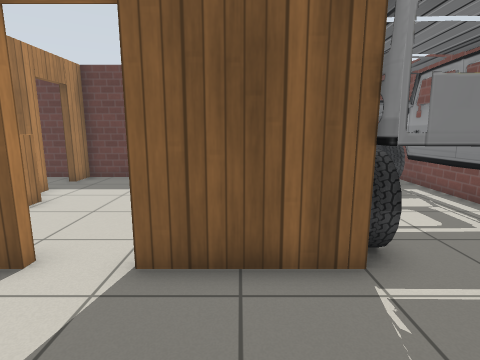
view 1 (above)

17 first-person views from a walk through a Gazebo world. The camera is 1.1 m above the floor, tilts 10° down and sees 80° across. The floor is counted in squares, 0.5 m on a side. Each view is taken from the middle of a square. On the plan, view 1 faces up. The plan holds only what a view shows up to about 17 squares ahead; the rest is blank. Gazebo's built-in surfaces are drawn with simple patterns. Simple shapes stand in for some stock models.

view 2
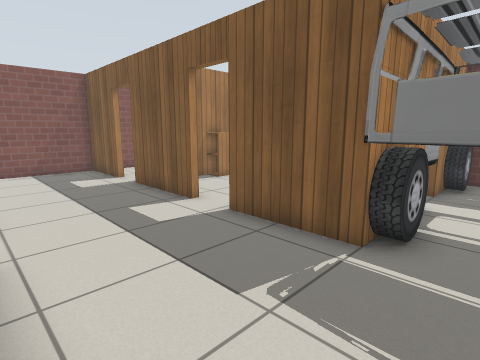

view 3
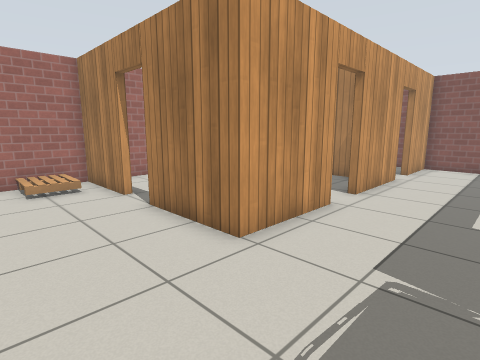

view 4
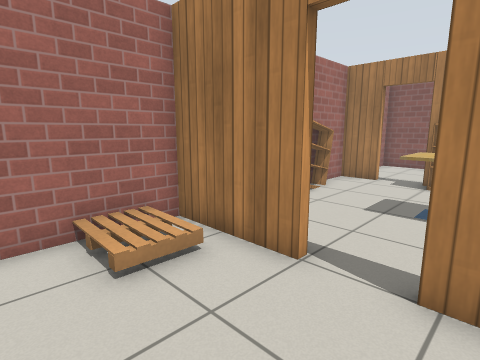

view 5
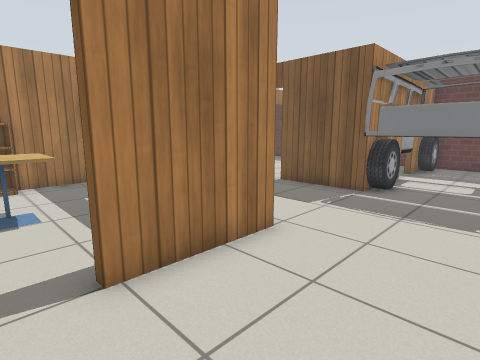

view 6
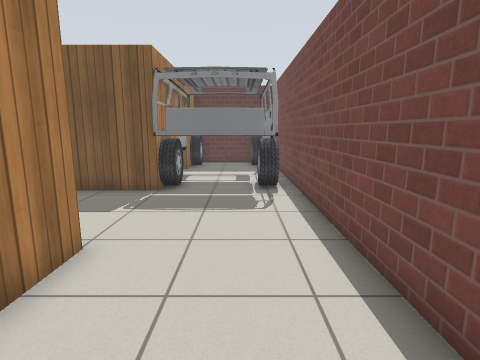

view 7
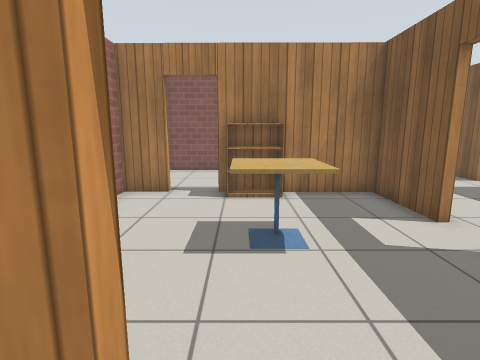

view 8
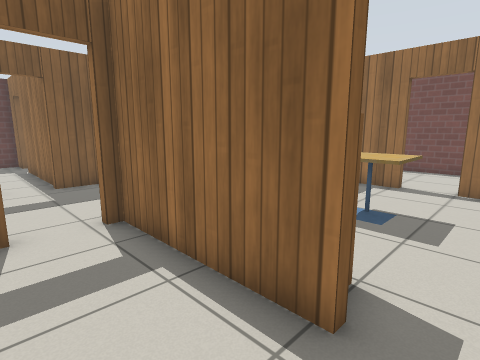

view 9
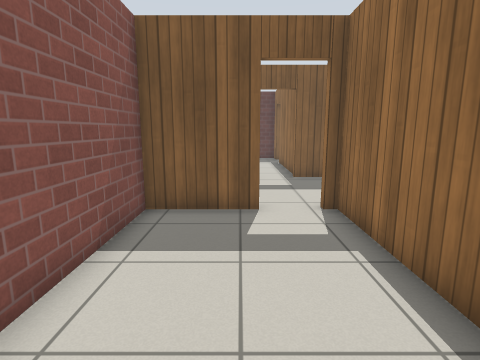

view 10
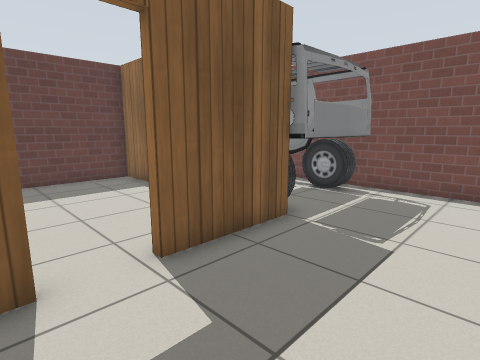

view 11
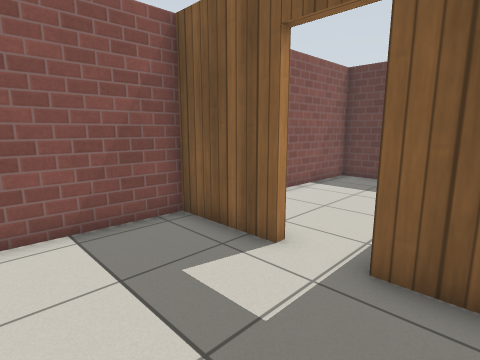

view 12
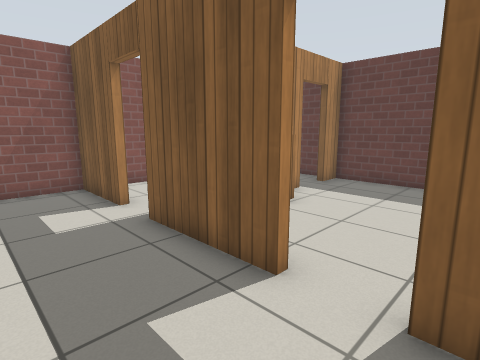

view 13
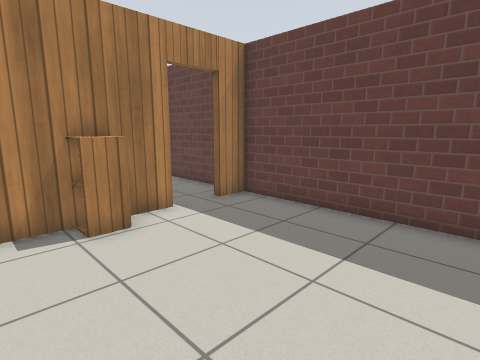

view 14
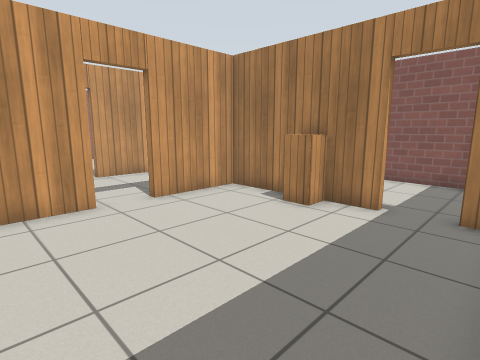

view 15
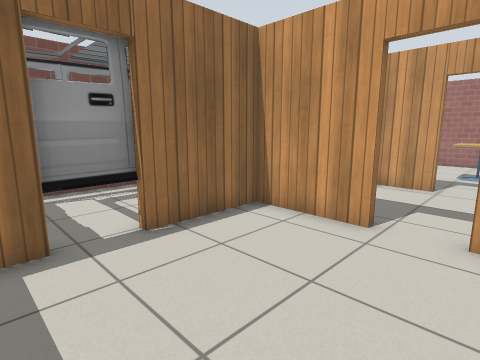

view 16
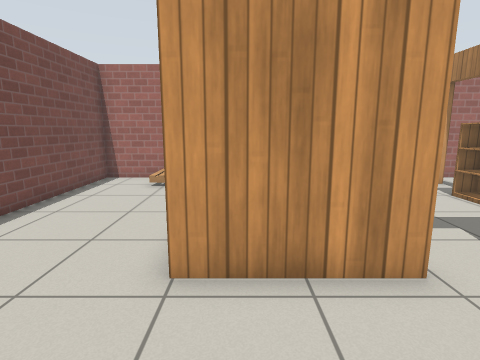

view 17
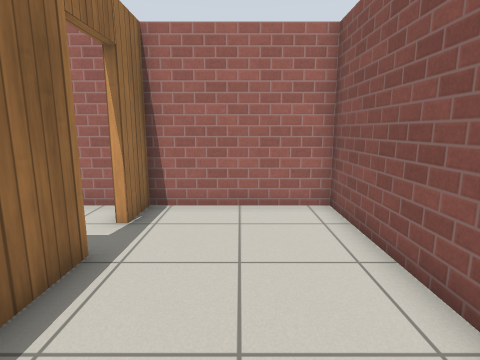

### Floor plan
Key: @ floor where view 1 was taken; # wall or solid block; . floor; D open door; C car; A cabinet; P pallet; B bookshelf; T cafe table.
Columns run from 13 left of view 1 to 7 right of it. Each row starts with its distance up from view 1.
 14  ###############
 13 ##....#........#CC C#
 12 #.....D........CC  C#
 11 #.....D........CC CC#
 10 #.....#........CCCCC#
  9 #.....#........CCCCC#
  8 #.....AA.......CCCCC#
  7 #.....#........CCCCC#
  6 #.....#........CCCCC#
  5 # ..DD#...DD...CCCCC#
  4 ####DD####DD###CCCCC#
  3 #...................#
  2 #...................#
  1 #...................#
  0 #............@......#
 -1 ####DD####DD####....#
 -2 #.....#......  #....#
 -3 #.....#....... #....#
 -4 #.....#........#....#
 -5 #.....#B..TT...D....#
 -6 #.....BB..TT...D....#
 -7 #.....D........#....#
 -8 #.....D........#PP..#
 -9 #.....#........#PP..#
-10 #########BB######P###

Where each view was taken, in squares from view 1:
view 1: 0 up, 0 right, facing up
view 2: 1 down, 4 right, facing up-left
view 3: 3 up, 6 right, facing down-left
view 4: 4 down, 6 right, facing down-left
view 5: 6 down, 6 right, facing up-left
view 6: 6 down, 5 right, facing up
view 7: 6 down, 3 right, facing left
view 8: 8 down, 10 left, facing up-right
view 9: 9 down, 10 left, facing up
view 10: 0 up, 4 left, facing up-right
view 11: 0 up, 6 left, facing up-left
view 12: 1 up, 1 left, facing up-left
view 13: 6 up, 0 right, facing up-left
view 14: 13 up, 1 right, facing down-left
view 15: 11 up, 4 left, facing down-right
view 16: 3 up, 1 right, facing down
view 17: 2 down, 10 left, facing down
